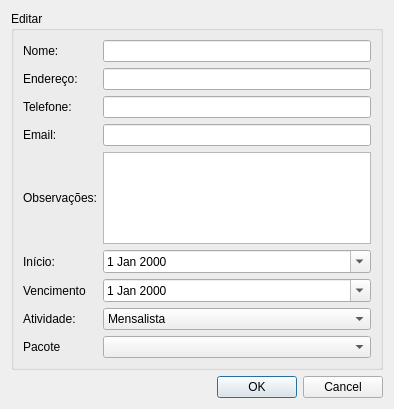
<?xml version="1.0" encoding="UTF-8"?>
<ui version="4.0">
 <class>EditUser</class>
 <widget class="QDialog" name="EditUser">
  <property name="geometry">
   <rect>
    <x>0</x>
    <y>0</y>
    <width>394</width>
    <height>409</height>
   </rect>
  </property>
  <property name="windowTitle">
   <string>Cadastro</string>
  </property>
  <layout class="QVBoxLayout" name="verticalLayout">
   <item>
    <widget class="QGroupBox" name="groupBox_register">
     <property name="title">
      <string>Editar</string>
     </property>
     <layout class="QVBoxLayout" name="verticalLayout_2">
      <item>
       <layout class="QGridLayout" name="gridLayout_3">
        <item row="3" column="0">
         <widget class="QLabel" name="label_4">
          <property name="text">
           <string>Email:</string>
          </property>
         </widget>
        </item>
        <item row="3" column="1">
         <widget class="QLineEdit" name="lineEdit_Email">
          <property name="maxLength">
           <number>32767</number>
          </property>
         </widget>
        </item>
        <item row="0" column="0">
         <widget class="QLabel" name="label">
          <property name="text">
           <string>Nome: </string>
          </property>
         </widget>
        </item>
        <item row="2" column="0">
         <widget class="QLabel" name="label_3">
          <property name="text">
           <string>Telefone:</string>
          </property>
         </widget>
        </item>
        <item row="8" column="1">
         <widget class="QComboBox" name="comboBox">
          <item>
           <property name="text">
            <string>Mensalista</string>
           </property>
          </item>
          <item>
           <property name="text">
            <string>Diario</string>
           </property>
          </item>
         </widget>
        </item>
        <item row="4" column="1">
         <widget class="QPlainTextEdit" name="observationsTextEdit"/>
        </item>
        <item row="5" column="0">
         <widget class="QLabel" name="label_6">
          <property name="text">
           <string>Início:</string>
          </property>
         </widget>
        </item>
        <item row="9" column="1">
         <widget class="QComboBox" name="comboBox_package"/>
        </item>
        <item row="1" column="0">
         <widget class="QLabel" name="label_2">
          <property name="text">
           <string>Endereço: </string>
          </property>
         </widget>
        </item>
        <item row="4" column="0">
         <widget class="QLabel" name="label_8">
          <property name="text">
           <string>Observações:</string>
          </property>
         </widget>
        </item>
        <item row="5" column="1">
         <widget class="QDateEdit" name="dateEdit_Start">
          <property name="calendarPopup">
           <bool>true</bool>
          </property>
         </widget>
        </item>
        <item row="8" column="0">
         <widget class="QLabel" name="label_7">
          <property name="text">
           <string>Atividade:</string>
          </property>
         </widget>
        </item>
        <item row="9" column="0">
         <widget class="QLabel" name="label_5">
          <property name="text">
           <string>Pacote</string>
          </property>
         </widget>
        </item>
        <item row="1" column="1">
         <widget class="QLineEdit" name="lineEdit_Addr"/>
        </item>
        <item row="0" column="1">
         <widget class="QLineEdit" name="lineEdit_Name"/>
        </item>
        <item row="2" column="1">
         <widget class="QLineEdit" name="lineEdit_Phone"/>
        </item>
        <item row="6" column="1">
         <widget class="QDateEdit" name="dateEdit">
          <property name="calendarPopup">
           <bool>true</bool>
          </property>
         </widget>
        </item>
        <item row="6" column="0">
         <widget class="QLabel" name="label_9">
          <property name="text">
           <string>Vencimento</string>
          </property>
         </widget>
        </item>
       </layout>
      </item>
     </layout>
    </widget>
   </item>
   <item>
    <widget class="QDialogButtonBox" name="buttonBox">
     <property name="enabled">
      <bool>true</bool>
     </property>
     <property name="orientation">
      <enum>Qt::Horizontal</enum>
     </property>
     <property name="standardButtons">
      <set>QDialogButtonBox::Cancel|QDialogButtonBox::Ok</set>
     </property>
    </widget>
   </item>
  </layout>
 </widget>
 <tabstops>
  <tabstop>lineEdit_Name</tabstop>
  <tabstop>lineEdit_Addr</tabstop>
  <tabstop>lineEdit_Phone</tabstop>
  <tabstop>lineEdit_Email</tabstop>
  <tabstop>dateEdit_Start</tabstop>
  <tabstop>comboBox</tabstop>
  <tabstop>buttonBox</tabstop>
 </tabstops>
 <resources/>
 <connections>
  <connection>
   <sender>buttonBox</sender>
   <signal>accepted()</signal>
   <receiver>EditUser</receiver>
   <slot>accept()</slot>
   <hints>
    <hint type="sourcelabel">
     <x>257</x>
     <y>290</y>
    </hint>
    <hint type="destinationlabel">
     <x>157</x>
     <y>274</y>
    </hint>
   </hints>
  </connection>
  <connection>
   <sender>buttonBox</sender>
   <signal>rejected()</signal>
   <receiver>EditUser</receiver>
   <slot>reject()</slot>
   <hints>
    <hint type="sourcelabel">
     <x>316</x>
     <y>260</y>
    </hint>
    <hint type="destinationlabel">
     <x>286</x>
     <y>274</y>
    </hint>
   </hints>
  </connection>
 </connections>
</ui>
